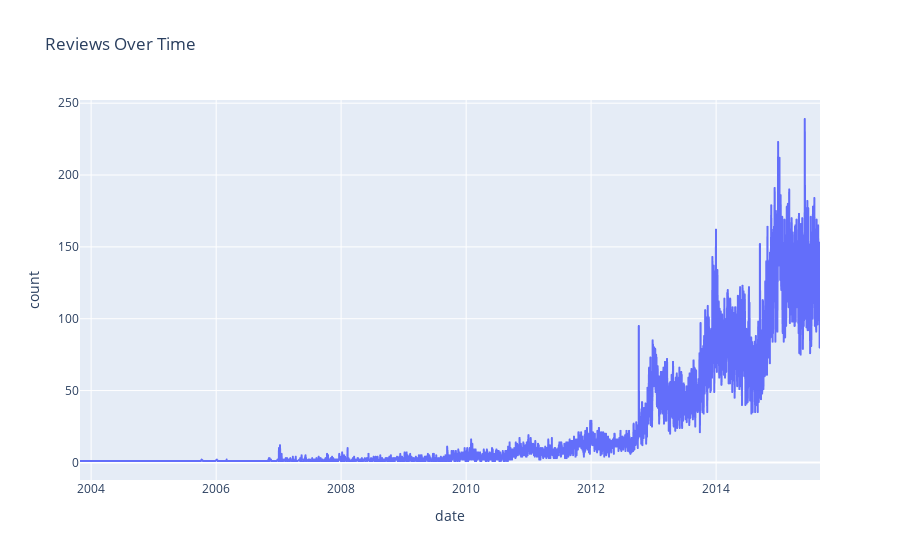

Notebook source saved alongside this figure:
### Code cell
fig = px.line(new_df.sort_values(by='date'), x='date', y='count', title='Reviews Over Time')
fig.show()

### Figure 1 — Plotly figure (JSON) as saved in the notebook; plotly's stock layout.template omitted (floating-point values rounded to 4 significant figures; data arrays with more than 128 entries replaced by an {"elided": "..."} marker saying what was removed)
{"data": [{"hovertemplate": "date=%{x}<br>count=%{y}<extra></extra>", "legendgroup": "", "line": {"color": "#636efa", "dash": "solid"}, "marker": {"symbol": "circle"}, "mode": "lines", "name": "", "showlegend": false, "type": "scattergl", "x": {"elided": "2940 str values"}, "xaxis": "x", "y": {"elided": "2940 int values"}, "yaxis": "y"}], "layout": {"legend": {"tracegroupgap": 0}, "title": {"text": "Reviews Over Time"}, "xaxis": {"anchor": "y", "domain": [0, 1], "title": {"text": "date"}}, "yaxis": {"anchor": "x", "domain": [0, 1], "title": {"text": "count"}}}}
